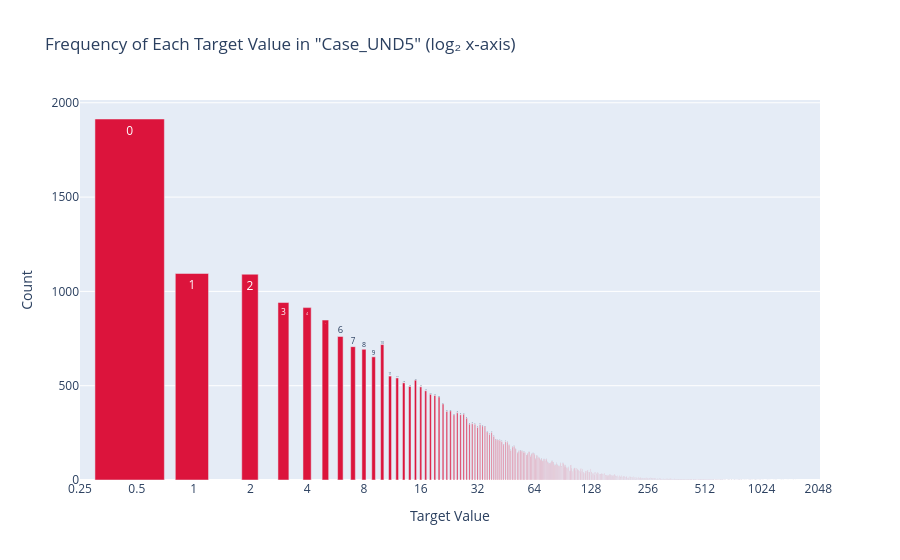

The notebook cell this image was saved under:
### Code cell
plot_log2_frequency(dataset, 'Case_UND5')

### Figure 1 — Plotly figure (JSON) as saved in the notebook; plotly's stock layout.template omitted (floating-point values rounded to 4 significant figures; data arrays with more than 128 entries replaced by an {"elided": "..."} marker saying what was removed)
{"data": [{"hovertemplate": "Value: %{text}<br>Count: %{y}<extra></extra>", "marker": {"color": "crimson"}, "text": {"elided": "666 str values"}, "type": "bar", "x": {"elided": "666 float values"}, "y": {"elided": "666 int values"}}], "layout": {"title": {"text": "Frequency of Each Target Value in \"Case_UND5\" (log₂ x-axis)"}, "xaxis": {"dtick": 0.301, "title": {"text": "Target Value"}, "type": "log"}, "yaxis": {"title": {"text": "Count"}}}}
